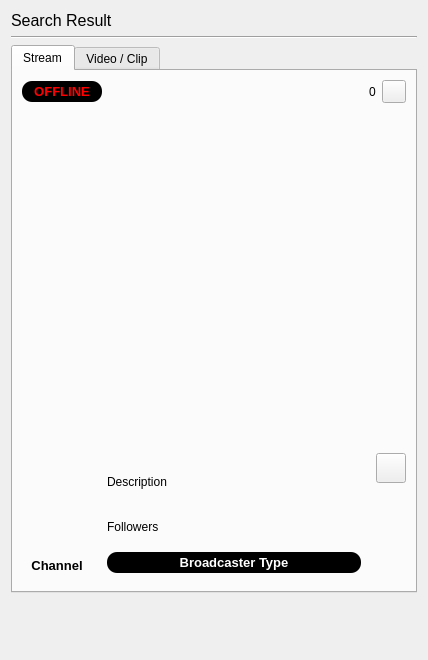
<?xml version="1.0" encoding="UTF-8"?>
<ui version="4.0">
 <class>Form</class>
 <widget class="QWidget" name="Form">
  <property name="geometry">
   <rect>
    <x>0</x>
    <y>0</y>
    <width>426</width>
    <height>660</height>
   </rect>
  </property>
  <property name="windowTitle">
   <string>Search Result</string>
  </property>
  <property name="locale">
   <locale language="English" country="UnitedStates"/>
  </property>
  <layout class="QVBoxLayout" name="FormLayout">
   <item>
    <widget class="QLabel" name="window_title">
     <property name="sizePolicy">
      <sizepolicy hsizetype="Preferred" vsizetype="Fixed">
       <horstretch>0</horstretch>
       <verstretch>0</verstretch>
      </sizepolicy>
     </property>
     <property name="font">
      <font>
       <pointsize>12</pointsize>
      </font>
     </property>
     <property name="text">
      <string>Search Result</string>
     </property>
    </widget>
   </item>
   <item>
    <widget class="Line" name="line">
     <property name="orientation">
      <enum>Qt::Horizontal</enum>
     </property>
    </widget>
   </item>
   <item>
    <widget class="QTabWidget" name="tabWidget">
     <property name="currentIndex">
      <number>0</number>
     </property>
     <widget class="QWidget" name="stream">
      <attribute name="title">
       <string>Stream</string>
      </attribute>
      <layout class="QVBoxLayout" name="streamLayout">
       <item>
        <widget class="QWidget" name="liveArea" native="true">
         <property name="sizePolicy">
          <sizepolicy hsizetype="Preferred" vsizetype="Fixed">
           <horstretch>0</horstretch>
           <verstretch>0</verstretch>
          </sizepolicy>
         </property>
         <layout class="QHBoxLayout" name="liveAreaLayout">
          <property name="leftMargin">
           <number>0</number>
          </property>
          <property name="topMargin">
           <number>0</number>
          </property>
          <property name="rightMargin">
           <number>0</number>
          </property>
          <property name="bottomMargin">
           <number>0</number>
          </property>
          <item>
           <widget class="QWidget" name="liveLabelArea" native="true">
            <property name="sizePolicy">
             <sizepolicy hsizetype="Fixed" vsizetype="Fixed">
              <horstretch>0</horstretch>
              <verstretch>0</verstretch>
             </sizepolicy>
            </property>
            <property name="minimumSize">
             <size>
              <width>80</width>
              <height>20</height>
             </size>
            </property>
            <property name="styleSheet">
             <string notr="true">color: rgb(255, 0, 0);
background-color: rgb(0, 0, 0);
border-radius: 10px;</string>
            </property>
            <layout class="QVBoxLayout" name="liveLabelAreaLayout">
             <property name="leftMargin">
              <number>5</number>
             </property>
             <property name="topMargin">
              <number>3</number>
             </property>
             <property name="rightMargin">
              <number>5</number>
             </property>
             <property name="bottomMargin">
              <number>3</number>
             </property>
             <item>
              <widget class="QLabel" name="liveLabel">
               <property name="font">
                <font>
                 <pointsize>10</pointsize>
                 <weight>75</weight>
                 <bold>true</bold>
                </font>
               </property>
               <property name="text">
                <string>OFFLINE</string>
               </property>
               <property name="alignment">
                <set>Qt::AlignCenter</set>
               </property>
              </widget>
             </item>
            </layout>
           </widget>
          </item>
          <item>
           <spacer name="horizontalSpacer_1">
            <property name="orientation">
             <enum>Qt::Horizontal</enum>
            </property>
            <property name="sizeHint" stdset="0">
             <size>
              <width>40</width>
              <height>20</height>
             </size>
            </property>
           </spacer>
          </item>
          <item>
           <widget class="QLabel" name="viewIcon">
            <property name="sizePolicy">
             <sizepolicy hsizetype="Fixed" vsizetype="Fixed">
              <horstretch>0</horstretch>
              <verstretch>0</verstretch>
             </sizepolicy>
            </property>
            <property name="pixmap">
             <pixmap>../icons/viewer.svg</pixmap>
            </property>
            <property name="scaledContents">
             <bool>true</bool>
            </property>
            <property name="alignment">
             <set>Qt::AlignCenter</set>
            </property>
           </widget>
          </item>
          <item>
           <widget class="QLabel" name="viewer_count">
            <property name="text">
             <string>0</string>
            </property>
           </widget>
          </item>
          <item>
           <widget class="QToolButton" name="refreshChannelButton">
            <property name="sizePolicy">
             <sizepolicy hsizetype="Fixed" vsizetype="Fixed">
              <horstretch>0</horstretch>
              <verstretch>0</verstretch>
             </sizepolicy>
            </property>
            <property name="toolTip">
             <string>Refresh</string>
            </property>
            <property name="icon">
             <iconset>
              <normaloff>../icons/update.svg</normaloff>../icons/update.svg</iconset>
            </property>
           </widget>
          </item>
         </layout>
        </widget>
       </item>
       <item>
        <widget class="QWidget" name="channelMainWidget" native="true">
         <property name="minimumSize">
          <size>
           <width>384</width>
           <height>338</height>
          </size>
         </property>
         <layout class="QVBoxLayout" name="channelMainWidgetLayout">
          <property name="leftMargin">
           <number>0</number>
          </property>
          <property name="topMargin">
           <number>0</number>
          </property>
          <property name="rightMargin">
           <number>0</number>
          </property>
          <property name="bottomMargin">
           <number>0</number>
          </property>
         </layout>
        </widget>
       </item>
       <item>
        <widget class="QWidget" name="channelInfo" native="true">
         <layout class="QHBoxLayout" name="channelInfoLayout">
          <property name="leftMargin">
           <number>0</number>
          </property>
          <property name="topMargin">
           <number>0</number>
          </property>
          <property name="rightMargin">
           <number>0</number>
          </property>
          <property name="bottomMargin">
           <number>0</number>
          </property>
          <item>
           <widget class="QWidget" name="profileArea" native="true">
            <property name="sizePolicy">
             <sizepolicy hsizetype="Fixed" vsizetype="Preferred">
              <horstretch>0</horstretch>
              <verstretch>0</verstretch>
             </sizepolicy>
            </property>
            <layout class="QVBoxLayout" name="profileAreaLayout">
             <item alignment="Qt::AlignHCenter">
              <widget class="QLabel" name="profile_image">
               <property name="sizePolicy">
                <sizepolicy hsizetype="Fixed" vsizetype="Fixed">
                 <horstretch>0</horstretch>
                 <verstretch>0</verstretch>
                </sizepolicy>
               </property>
               <property name="maximumSize">
                <size>
                 <width>100</width>
                 <height>100</height>
                </size>
               </property>
               <property name="styleSheet">
                <string notr="true"/>
               </property>
               <property name="frameShape">
                <enum>QFrame::NoFrame</enum>
               </property>
               <property name="frameShadow">
                <enum>QFrame::Plain</enum>
               </property>
               <property name="text">
                <string/>
               </property>
               <property name="pixmap">
                <pixmap>../img/profile_image.png</pixmap>
               </property>
               <property name="scaledContents">
                <bool>true</bool>
               </property>
               <property name="alignment">
                <set>Qt::AlignLeading|Qt::AlignLeft|Qt::AlignVCenter</set>
               </property>
               <property name="margin">
                <number>0</number>
               </property>
              </widget>
             </item>
             <item alignment="Qt::AlignHCenter">
              <widget class="QLabel" name="display_name">
               <property name="sizePolicy">
                <sizepolicy hsizetype="Preferred" vsizetype="Fixed">
                 <horstretch>0</horstretch>
                 <verstretch>0</verstretch>
                </sizepolicy>
               </property>
               <property name="font">
                <font>
                 <pointsize>10</pointsize>
                 <weight>75</weight>
                 <bold>true</bold>
                </font>
               </property>
               <property name="text">
                <string>Channel</string>
               </property>
               <property name="alignment">
                <set>Qt::AlignCenter</set>
               </property>
              </widget>
             </item>
            </layout>
           </widget>
          </item>
          <item>
           <widget class="QWidget" name="channelMeta" native="true">
            <layout class="QVBoxLayout" name="channelMetaLayout">
             <item>
              <widget class="QLabel" name="description">
               <property name="sizePolicy">
                <sizepolicy hsizetype="Ignored" vsizetype="Preferred">
                 <horstretch>0</horstretch>
                 <verstretch>0</verstretch>
                </sizepolicy>
               </property>
               <property name="text">
                <string>Description</string>
               </property>
              </widget>
             </item>
             <item>
              <widget class="QLabel" name="followers">
               <property name="sizePolicy">
                <sizepolicy hsizetype="Ignored" vsizetype="Preferred">
                 <horstretch>0</horstretch>
                 <verstretch>0</verstretch>
                </sizepolicy>
               </property>
               <property name="text">
                <string>Followers</string>
               </property>
              </widget>
             </item>
             <item>
              <widget class="QWidget" name="broadcaster_typeArea" native="true">
               <property name="sizePolicy">
                <sizepolicy hsizetype="Preferred" vsizetype="Fixed">
                 <horstretch>0</horstretch>
                 <verstretch>0</verstretch>
                </sizepolicy>
               </property>
               <property name="minimumSize">
                <size>
                 <width>80</width>
                 <height>20</height>
                </size>
               </property>
               <property name="styleSheet">
                <string notr="true">color: rgb(255, 255, 255);
background-color: rgb(0, 0, 0);
border-radius: 10px;</string>
               </property>
               <layout class="QVBoxLayout" name="broadcaster_typeAreaLayout">
                <property name="leftMargin">
                 <number>5</number>
                </property>
                <property name="topMargin">
                 <number>3</number>
                </property>
                <property name="rightMargin">
                 <number>5</number>
                </property>
                <property name="bottomMargin">
                 <number>3</number>
                </property>
                <item>
                 <widget class="QLabel" name="broadcaster_type">
                  <property name="font">
                   <font>
                    <pointsize>10</pointsize>
                    <weight>75</weight>
                    <bold>true</bold>
                   </font>
                  </property>
                  <property name="text">
                   <string>Broadcaster Type</string>
                  </property>
                  <property name="alignment">
                   <set>Qt::AlignCenter</set>
                  </property>
                 </widget>
                </item>
               </layout>
              </widget>
             </item>
            </layout>
           </widget>
          </item>
          <item alignment="Qt::AlignTop">
           <widget class="QToolButton" name="openInWebBrowserButton">
            <property name="sizePolicy">
             <sizepolicy hsizetype="Fixed" vsizetype="Fixed">
              <horstretch>0</horstretch>
              <verstretch>0</verstretch>
             </sizepolicy>
            </property>
            <property name="minimumSize">
             <size>
              <width>30</width>
              <height>30</height>
             </size>
            </property>
            <property name="toolTip">
             <string>Open in Web Browser</string>
            </property>
            <property name="icon">
             <iconset>
              <normaloff>../icons/launch.svg</normaloff>../icons/launch.svg</iconset>
            </property>
           </widget>
          </item>
         </layout>
        </widget>
       </item>
      </layout>
     </widget>
     <widget class="QWidget" name="video">
      <attribute name="title">
       <string>Video / Clip</string>
      </attribute>
      <layout class="QVBoxLayout" name="videoLayout">
       <item>
        <widget class="QWidget" name="controlArea" native="true">
         <layout class="QHBoxLayout" name="controlAreaLayout">
          <property name="leftMargin">
           <number>0</number>
          </property>
          <property name="topMargin">
           <number>10</number>
          </property>
          <property name="rightMargin">
           <number>0</number>
          </property>
          <property name="bottomMargin">
           <number>10</number>
          </property>
          <item>
           <widget class="QLabel" name="channelVideosLabel">
            <property name="sizePolicy">
             <sizepolicy hsizetype="Ignored" vsizetype="Preferred">
              <horstretch>0</horstretch>
              <verstretch>0</verstretch>
             </sizepolicy>
            </property>
            <property name="font">
             <font>
              <pointsize>12</pointsize>
             </font>
            </property>
            <property name="text">
             <string>Channel Videos</string>
            </property>
           </widget>
          </item>
          <item>
           <widget class="QComboBox" name="searchType">
            <property name="sizePolicy">
             <sizepolicy hsizetype="Fixed" vsizetype="Fixed">
              <horstretch>0</horstretch>
              <verstretch>0</verstretch>
             </sizepolicy>
            </property>
            <property name="minimumSize">
             <size>
              <width>100</width>
              <height>0</height>
             </size>
            </property>
           </widget>
          </item>
          <item>
           <widget class="QComboBox" name="sortOrFilter">
            <property name="sizePolicy">
             <sizepolicy hsizetype="Fixed" vsizetype="Fixed">
              <horstretch>0</horstretch>
              <verstretch>0</verstretch>
             </sizepolicy>
            </property>
            <property name="minimumSize">
             <size>
              <width>100</width>
              <height>0</height>
             </size>
            </property>
           </widget>
          </item>
          <item>
           <widget class="QToolButton" name="refreshVideoListButton">
            <property name="sizePolicy">
             <sizepolicy hsizetype="Fixed" vsizetype="Fixed">
              <horstretch>0</horstretch>
              <verstretch>0</verstretch>
             </sizepolicy>
            </property>
            <property name="toolTip">
             <string>Refresh</string>
            </property>
            <property name="icon">
             <iconset>
              <normaloff>../icons/update.svg</normaloff>../icons/update.svg</iconset>
            </property>
           </widget>
          </item>
         </layout>
        </widget>
       </item>
       <item>
        <widget class="QStackedWidget" name="stackedWidget">
         <widget class="QWidget" name="statusPage">
          <layout class="QVBoxLayout" name="statusPageLayout">
           <property name="leftMargin">
            <number>0</number>
           </property>
           <property name="topMargin">
            <number>0</number>
           </property>
           <property name="rightMargin">
            <number>0</number>
           </property>
           <property name="bottomMargin">
            <number>0</number>
           </property>
           <item>
            <widget class="QFrame" name="statusFrame">
             <property name="frameShape">
              <enum>QFrame::StyledPanel</enum>
             </property>
             <property name="frameShadow">
              <enum>QFrame::Sunken</enum>
             </property>
             <layout class="QVBoxLayout" name="statusFrameLayout">
              <item alignment="Qt::AlignHCenter|Qt::AlignBottom">
               <widget class="QLabel" name="infoIcon">
                <property name="sizePolicy">
                 <sizepolicy hsizetype="Fixed" vsizetype="Fixed">
                  <horstretch>0</horstretch>
                  <verstretch>0</verstretch>
                 </sizepolicy>
                </property>
                <property name="minimumSize">
                 <size>
                  <width>32</width>
                  <height>32</height>
                 </size>
                </property>
                <property name="pixmap">
                 <pixmap>../icons/info.svg</pixmap>
                </property>
                <property name="scaledContents">
                 <bool>true</bool>
                </property>
                <property name="alignment">
                 <set>Qt::AlignCenter</set>
                </property>
               </widget>
              </item>
              <item alignment="Qt::AlignTop">
               <widget class="QLabel" name="statusLabel">
                <property name="sizePolicy">
                 <sizepolicy hsizetype="Preferred" vsizetype="Fixed">
                  <horstretch>0</horstretch>
                  <verstretch>0</verstretch>
                 </sizepolicy>
                </property>
                <property name="font">
                 <font>
                  <pointsize>12</pointsize>
                 </font>
                </property>
                <property name="text">
                 <string>Status</string>
                </property>
                <property name="alignment">
                 <set>Qt::AlignCenter</set>
                </property>
               </widget>
              </item>
             </layout>
            </widget>
           </item>
          </layout>
         </widget>
         <widget class="QWidget" name="videoPage">
          <layout class="QVBoxLayout" name="videoPageLayout">
           <property name="leftMargin">
            <number>0</number>
           </property>
           <property name="topMargin">
            <number>0</number>
           </property>
           <property name="rightMargin">
            <number>0</number>
           </property>
           <property name="bottomMargin">
            <number>0</number>
           </property>
           <item>
            <widget class="QListWidget" name="videoArea">
             <property name="focusPolicy">
              <enum>Qt::NoFocus</enum>
             </property>
             <property name="horizontalScrollBarPolicy">
              <enum>Qt::ScrollBarAlwaysOff</enum>
             </property>
             <property name="autoScroll">
              <bool>false</bool>
             </property>
             <property name="editTriggers">
              <set>QAbstractItemView::NoEditTriggers</set>
             </property>
             <property name="showDropIndicator" stdset="0">
              <bool>false</bool>
             </property>
             <property name="dragDropMode">
              <enum>QAbstractItemView::DragDrop</enum>
             </property>
             <property name="selectionMode">
              <enum>QAbstractItemView::NoSelection</enum>
             </property>
             <property name="verticalScrollMode">
              <enum>QAbstractItemView::ScrollPerPixel</enum>
             </property>
             <property name="resizeMode">
              <enum>QListView::Adjust</enum>
             </property>
             <property name="viewMode">
              <enum>QListView::IconMode</enum>
             </property>
            </widget>
           </item>
          </layout>
         </widget>
        </widget>
       </item>
       <item>
        <widget class="QLabel" name="loadingLabel">
         <property name="sizePolicy">
          <sizepolicy hsizetype="Preferred" vsizetype="Preferred">
           <horstretch>0</horstretch>
           <verstretch>0</verstretch>
          </sizepolicy>
         </property>
         <property name="minimumSize">
          <size>
           <width>80</width>
           <height>0</height>
          </size>
         </property>
         <property name="text">
          <string>Loading...</string>
         </property>
        </widget>
       </item>
      </layout>
     </widget>
    </widget>
   </item>
   <item>
    <widget class="QWidget" name="adArea_1" native="true">
     <property name="minimumSize">
      <size>
       <width>320</width>
       <height>50</height>
      </size>
     </property>
     <layout class="QHBoxLayout" name="adAreaLayout_1">
      <property name="spacing">
       <number>0</number>
      </property>
      <property name="leftMargin">
       <number>0</number>
      </property>
      <property name="topMargin">
       <number>0</number>
      </property>
      <property name="rightMargin">
       <number>0</number>
      </property>
      <property name="bottomMargin">
       <number>0</number>
      </property>
     </layout>
    </widget>
   </item>
  </layout>
 </widget>
 <resources/>
 <connections/>
</ui>
